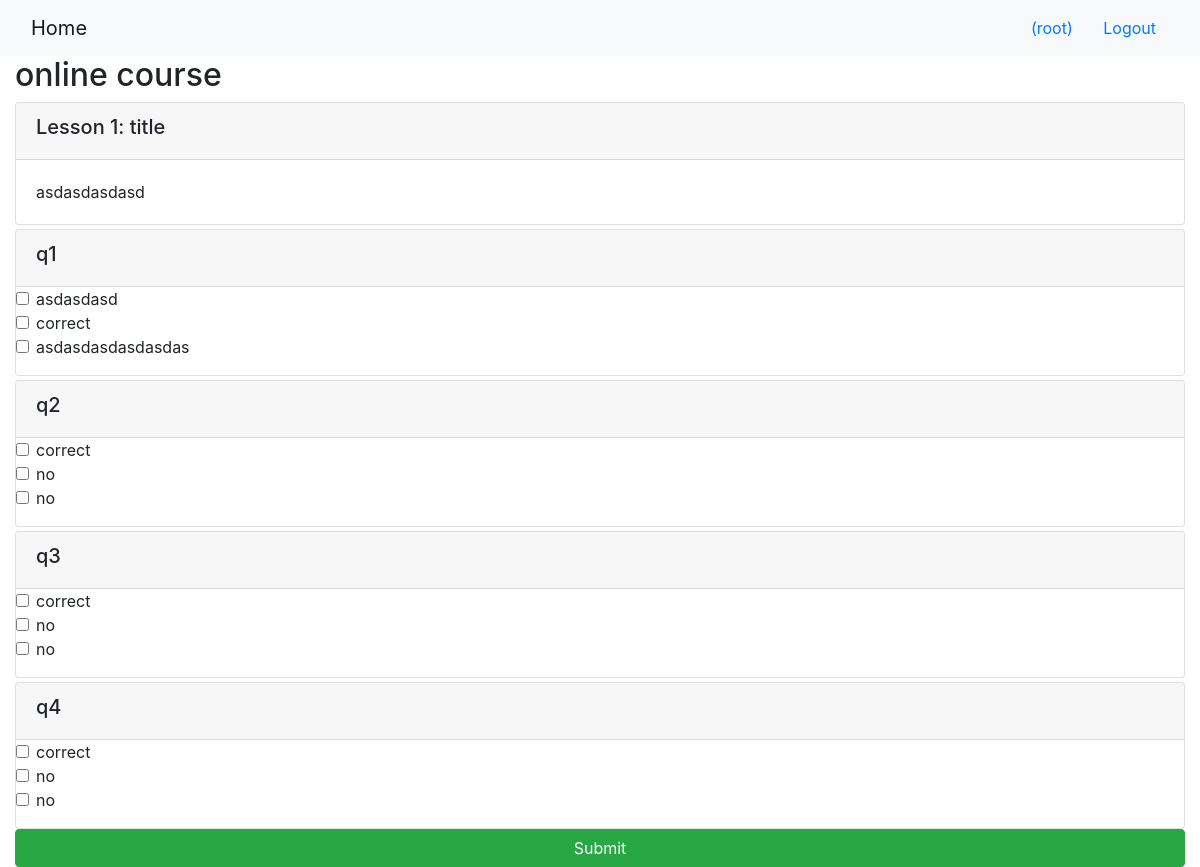
/onlinecourse/1/ (signed in), run on the app's committed database.
### onlinecourse/models.py (models this page shows, shortened)
class Course(models.Model):
    name = models.CharField(null=False, max_length=30, default='online course')
    image = models.ImageField(upload_to='course_images/')
    description = models.CharField(max_length=1000)
    pub_date = models.DateField(null=True)
    instructors = models.ManyToManyField(Instructor)
    users = models.ManyToManyField(settings.AUTH_USER_MODEL, through='Enrollment')
    total_enrollment = models.IntegerField(default=0)
    is_enrolled = False

class Lesson(models.Model):
    title = models.CharField(max_length=200, default="title")
    order = models.IntegerField(default=0)
    course = models.ForeignKey(Course, on_delete=models.CASCADE)
    content = models.TextField()

class Question(models.Model):
    lesson_id = models.ForeignKey(Course, on_delete=models.CASCADE)# Foreign key to lesson
    question_text = models.TextField()# question text
    grade = models.IntegerField(default=0)# question grade/mark

class Choice(models.Model):
    choice_text = models.CharField(max_length=200)
    is_correct = models.BooleanField()
    question_id = models.ForeignKey(Question, on_delete=models.CASCADE)

### onlinecourse/views.py (the view)
# urls.py: path('<int:pk>/', views.CourseDetailView.as_view(), name='course_details'),
class CourseDetailView(generic.DetailView):
    model = Course
    template_name = 'onlinecourse/course_detail_bootstrap.html'

### onlinecourse/templates/onlinecourse/course_detail_bootstrap.html (shortened to what this page needs)
<!DOCTYPE html>
<html lang="en">
<head>
     {% load static %}
    <link rel="stylesheet" href="https://maxcdn.bootstrapcdn.com/bootstrap/4.5.2/css/bootstrap.min.css">
</head>
<body>
    <nav class="navbar navbar-light bg-light">
        <div class="container-fluid">
            <div class="navbar-header">
                  <a class="navbar-brand" href="{% url 'onlinecourse:index' %}">Home</a>
            </div>
            <ul class="nav navbar-nav navbar-right">
                {% if user.is_authenticated %}
                <li>
                    <a class="btn btn-link" href="#">{{ user.first_name }}({{ user.username }})</a>
                    <a class="btn btn-link" href="{% url 'onlinecourse:logout' %}">Logout</a>
                </li>
                {% endif %}
            </ul>
        </div>
    </nav>
    <div class="container-fluid">
            <h2>{{ course.name }}</h2>
            <div class="card-columns-vertical">
                {% for lesson in course.lesson_set.all %}
                    <div class="card mt-1">
                        <div class="card-header"><h5>Lesson {{lesson.order|add:1}}: {{lesson.title}}</h5></div>
                        <div class="card-body">{{lesson.content}}</div>
                    </div>
                {% endfor %}
            </div>
            {% if user.is_authenticated %}
                <form id="questionform" action="point to a submit view" method="post">
                    {% for question in course.question_set.all %}
                    <div class="card mt-1">
                        <div class="card-header"><h5>{{question.question_text}}</h5></div>
                        <div class="form-group">
                            {% for choice in question.choice_set.all %}
                            <div class="form-check">
                                <label class="form-check-label">
                                    <input type="checkbox" name="choice_{{choice.id}}"
                                           class="form-check-input" id="{{choice.id}}"
                                           value="{{choice.id}}">{{choice.choice_text }}
                                </label>
                            </div>
                            {% endfor %}
                        </div>
                    </div>
                    {% endfor %}
                    <input class="btn btn-success btn-block" type="submit" value="Submit">
                </form>
            {% endif %}
    </div>
</body>
</html>

### data on the page
Course: name "online course"
Lesson: order|add "1", title "title", content "asdasdasdasd"
Question: question_text "q1"
Choice: choice_text "asdasdasd"
Choice: choice_text "correct"
Choice: choice_text "asdasdasdasdasdas"
Question: question_text "q2"
Choice: choice_text "correct"
Choice: choice_text "no"
Choice: choice_text "no"
Question: question_text "q3"
Choice: choice_text "correct"
Choice: choice_text "no"
Choice: choice_text "no"
Question: question_text "q4"
Choice: choice_text "correct"
Choice: choice_text "no"
Choice: choice_text "no"

### other printed values
{{ user.username }} "root"
